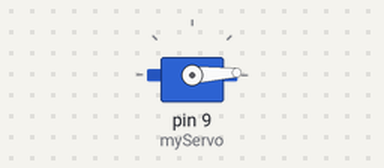
A sketch run on a simulated Arduino Uno, built with avr-gcc and run on an emulated ATmega328P. Shown: servo.

Above: at 0.05 s.
At 0.9 s:
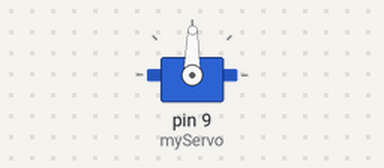
At 1.75 s:
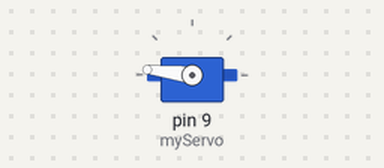
At 3.45 s:
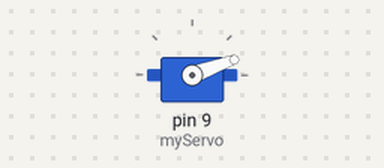
Timing chart, 0 to 8.4 s (numbered marks = the images above):
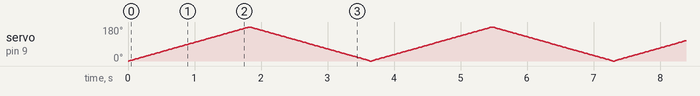

The sketch:

servo_try.ino
```cpp
#include<Servo.h>
Servo myServo;

int posn=0;

void setup() {
  // put your setup code here, to run once:
  myServo.attach(9);
}

void loop() {
  // put your main code here, to run repeatedly:
  for(posn=0;posn<=180;posn+=1){
    myServo.write(posn);
    delay(10);
  }

for(posn=180;posn>=0;posn-=1){
    myServo.write(posn);
    delay(10);
  }

}
```
